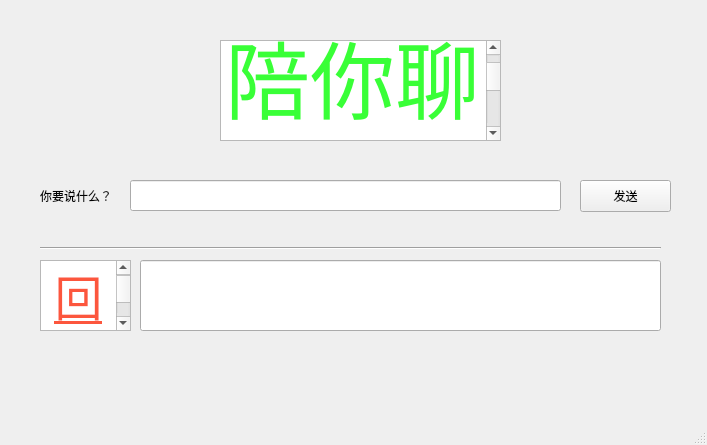
<?xml version="1.0" encoding="UTF-8"?>
<ui version="4.0">
 <class>MainWindow</class>
 <widget class="QMainWindow" name="MainWindow">
  <property name="geometry">
   <rect>
    <x>0</x>
    <y>0</y>
    <width>707</width>
    <height>445</height>
   </rect>
  </property>
  <property name="windowTitle">
   <string>MainWindow</string>
  </property>
  <widget class="QWidget" name="centralwidget">
   <widget class="QTextBrowser" name="Title">
    <property name="geometry">
     <rect>
      <x>220</x>
      <y>40</y>
      <width>281</width>
      <height>101</height>
     </rect>
    </property>
    <property name="html">
     <string>&lt;!DOCTYPE HTML PUBLIC &quot;-//W3C//DTD HTML 4.0//EN&quot; &quot;http://www.w3.org/TR/REC-html40/strict.dtd&quot;&gt;
&lt;html&gt;&lt;head&gt;&lt;meta name=&quot;qrichtext&quot; content=&quot;1&quot; /&gt;&lt;style type=&quot;text/css&quot;&gt;
p, li { white-space: pre-wrap; }
&lt;/style&gt;&lt;/head&gt;&lt;body style=&quot; font-family:'.AppleSystemUIFont'; font-size:13pt; font-weight:400; font-style:normal;&quot;&gt;
&lt;p style=&quot; margin-top:0px; margin-bottom:0px; margin-left:0px; margin-right:0px; -qt-block-indent:0; text-indent:0px;&quot;&gt;&lt;span style=&quot; font-size:64pt; color:#39ff37;&quot;&gt;陪你聊天&lt;/span&gt;&lt;/p&gt;&lt;/body&gt;&lt;/html&gt;</string>
    </property>
   </widget>
   <widget class="QLabel" name="InputQue">
    <property name="geometry">
     <rect>
      <x>40</x>
      <y>170</y>
      <width>131</width>
      <height>51</height>
     </rect>
    </property>
    <property name="text">
     <string>你要说什么？</string>
    </property>
   </widget>
   <widget class="QLineEdit" name="InputTxT">
    <property name="geometry">
     <rect>
      <x>130</x>
      <y>180</y>
      <width>431</width>
      <height>31</height>
     </rect>
    </property>
   </widget>
   <widget class="QPushButton" name="send">
    <property name="geometry">
     <rect>
      <x>580</x>
      <y>180</y>
      <width>91</width>
      <height>32</height>
     </rect>
    </property>
    <property name="text">
     <string>发送</string>
    </property>
   </widget>
   <widget class="Line" name="line">
    <property name="geometry">
     <rect>
      <x>40</x>
      <y>240</y>
      <width>621</width>
      <height>16</height>
     </rect>
    </property>
    <property name="orientation">
     <enum>Qt::Horizontal</enum>
    </property>
   </widget>
   <widget class="QLineEdit" name="returnTxT">
    <property name="geometry">
     <rect>
      <x>140</x>
      <y>260</y>
      <width>521</width>
      <height>71</height>
     </rect>
    </property>
   </widget>
   <widget class="QTextBrowser" name="ReturnInfo">
    <property name="geometry">
     <rect>
      <x>40</x>
      <y>260</y>
      <width>91</width>
      <height>71</height>
     </rect>
    </property>
    <property name="html">
     <string>&lt;!DOCTYPE HTML PUBLIC &quot;-//W3C//DTD HTML 4.0//EN&quot; &quot;http://www.w3.org/TR/REC-html40/strict.dtd&quot;&gt;
&lt;html&gt;&lt;head&gt;&lt;meta name=&quot;qrichtext&quot; content=&quot;1&quot; /&gt;&lt;style type=&quot;text/css&quot;&gt;
p, li { white-space: pre-wrap; }
&lt;/style&gt;&lt;/head&gt;&lt;body style=&quot; font-family:'.AppleSystemUIFont'; font-size:13pt; font-weight:400; font-style:normal;&quot;&gt;
&lt;p align=&quot;center&quot; style=&quot; margin-top:12px; margin-bottom:12px; margin-left:0px; margin-right:0px; -qt-block-indent:0; text-indent:0px;&quot;&gt;&lt;span style=&quot; font-size:36pt; text-decoration: underline; color:#fc563d;&quot;&gt;回复&lt;/span&gt;&lt;/p&gt;&lt;/body&gt;&lt;/html&gt;</string>
    </property>
   </widget>
  </widget>
  <widget class="QMenuBar" name="menubar">
   <property name="geometry">
    <rect>
     <x>0</x>
     <y>0</y>
     <width>707</width>
     <height>24</height>
    </rect>
   </property>
  </widget>
  <widget class="QStatusBar" name="statusbar"/>
 </widget>
 <resources>
  <include location="Qt_Sources.qrc"/>
 </resources>
 <connections/>
</ui>
